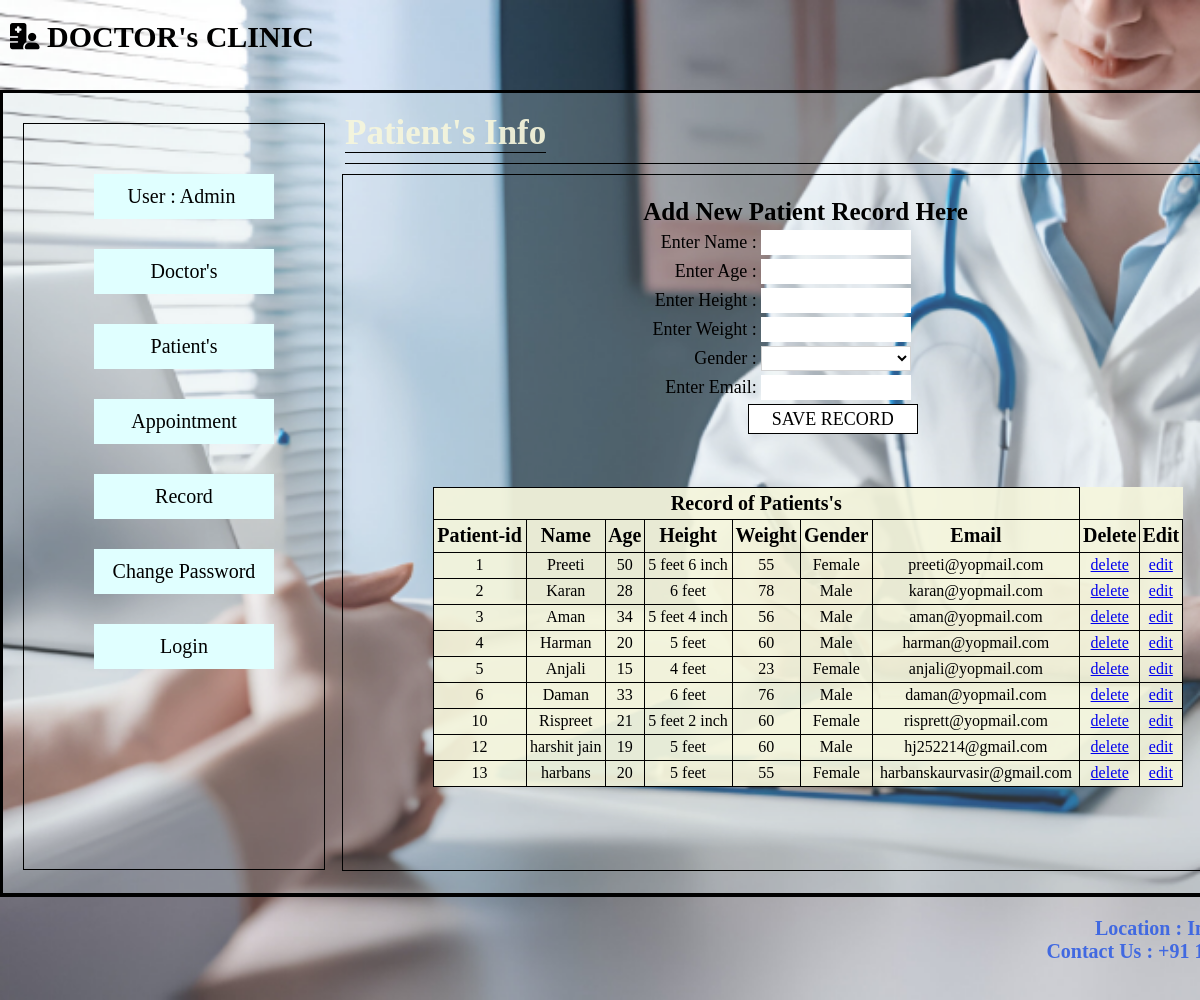
The app's page /patient.php with its own data.
### tables this page shows
CREATE TABLE `patient` (
  `pid` int(11) NOT NULL,
  `pname` varchar(255) NOT NULL,
  `age` varchar(11) NOT NULL,
  `height` varchar(255) NOT NULL,
  `weight` varchar(255) NOT NULL,
  `gender` varchar(255) NOT NULL,
  `email` varchar(255) NOT NULL
);

### patient.php (the view, shortened to what this page needs)
<?php 	session_start();
	Include('common/connect.php');
			?>
<html>
	<head>
		<link rel="stylesheet" href="css/style.css"/>
	</head>
	<body>
	<?php include('common/header.php')?>
			<div class="right">
				<div class="head">
					<span><b id="about">Patient's Info</b></span>
				</div>
				<div class="enter">
					<form class="form" method="POST">
					     <table class="doctor">
							<tr>
								<th colspan="2">Add New Patient Record Here<th>
							</tr>
							<tr>
								<td>Enter Name :</td>
								<td><input type="text" name="name" required value="<?php if(!empty($row['pname'])) echo $row['pname']; ?>"/></td>
							</tr>
							<tr>
								<td>Enter Age  :</td>
								<td><input type="text" name="age" required value="<?php if(!empty($row['age'])) echo $row['age']; ?>"/><td>
							</tr>
							<tr>
								<td>Enter Height :</td>
								<td><input type="text" name="height" required value="<?php if(!empty($row['height'])) echo $row['height']; ?>"/><td>
							</tr>
							<tr>
								<td>Enter Weight :</td>
								<td><input type="text" name="weight" required value="<?php if(!empty($row['weight'])) echo $row['weight']; ?>"/> <td>
							</tr>
							<tr>
								<td>Gender :</td>
								<td><select name="gender">
									<option readonly ></option>
									<option>Female</option>
								</select><td>
							</tr>
							<tr>
								<td>Enter Email:</td>
								<td><input type="email" name="email" required value="<?php if(!empty($row['email'])) echo $row['email']; ?>"/> <td>
							</tr>
							<tr>
								<td colspan="2"><input type="submit" name="save" value="SAVE RECORD" id="save1"/></td>
							</tr>
						</table>
					</form>
					<table id="table1">
							<tr>
								<th colspan="7">Record of Patients's </th>
							</tr>
							<tr>
								<th>Patient-id </th>
								<th>Name</th>
								<th>Age</th>
								<th>Height</th>
								<th>Weight</th>
								<th>Gender</th>
								<th>Email</th>
								<th>Delete </th>
								<th>Edit</th>
							</tr>
							<?php
								$query="select * from patient ";
								$result=mysqli_query($connect,$query);
								while($row=mysqli_fetch_assoc($result))
								{
									?>
							<tr>
								<td><?php  echo $row['pid']?></td>
								<td><?php  echo $row['pname']?></td>
								<td><?php  echo $row['age']?></td>
								<td><?php  echo $row['height']?></td>
								<td><?php  echo $row['weight']?></td>
								<td><?php  echo $row['gender']?></td>
								<td><?php  echo $row['email']?></td>
								<td><a href="patient.php?deid=<?php  echo $row['pid']?>">delete</a></td>
								<td><a href="patient.php?eid=<?php  echo $row['pid']?>">edit</a></td>
							</tr>
							<?php
								}
								?>
						</table>
				</div>
			</div>
		</div>
	<?php Include('common/footer.php'); ?>
	</body>
</html>

### css/style.css (style rules this page uses)
body,html { margin:0px; padding:0px; }
.right { height:780px; width:945px; float:left; margin:10px; }
.head { width:930px; height:50px; border-bottom:1px solid black; padding-top:10px; margin-left:10px; }
.enter { height:695px; width:930px; border:1px solid black; margin:auto; margin-top:10px; }
.form { margin:10px; }
.form td { font-size:18px; }
.form th { font-size:25px; }
.form input { font-family:garamond; width:110px; height:25px; font-size:18px; width:150px; border:none; }
.form select { background-color:white; width:150px; height:25px; margin-right:40px; border:1px solid lightgrey; }
.form input[type="submit"] { background-color:white; width:170px; height:30px; border:1px solid black; margin-right:30px; }
#save1 { background-color:white; width:170px; height:30px; border:1px solid black; margin-right:50px; }
#table1 { height:300px; width:750px; border-collapse:collapse; margin:auto; margin-top:50px; background-color:#f5f5dced ; }
#table1 th { border:1px solid black; text-align:center; font-size:20px; }
#table1 td { border:1px solid black; text-align:center; }
#about { font-family:garamond; font-size:35px; font-weight:bold; color:#f5f5dced; padding-top:10px; border-bottom:1px solid black; }
.doctor { margin:auto; margin-top:20px; }
.doctor td:nth-child(1) { text-align:right; }

### records on screen
patient: pid "1", pname "Preeti", age "50", height "5 feet 6 inch", weight "55", gender "Female", email "preeti@yopmail.com"
patient: pid "2", pname "Karan", age "28", height "6 feet", weight "78", gender "Male", email "karan@yopmail.com"
patient: pid "3", pname "Aman", age "34", height "5 feet 4 inch", weight "56", gender "Male", email "aman@yopmail.com"
patient: pid "4", pname "Harman", age "20", height "5 feet", weight "60", gender "Male", email "harman@yopmail.com"
patient: pid "5", pname "Anjali", age "15", height "4 feet", weight "23", gender "Female", email "anjali@yopmail.com"
patient: pid "6", pname "Daman", age "33", height "6 feet", weight "76", gender "Male", email "daman@yopmail.com"
patient: pid "10", pname "Rispreet", age "21", height "5 feet 2 inch", weight "60", gender "Female", email "risprett@yopmail.com"
patient: pid "12", pname "harshit jain", age "19", height "5 feet", weight "60", gender "Male", email "hj252214@gmail.com"
patient: pid "13", pname "harbans", age "20", height "5 feet", weight "55", gender "Female", email "harbanskaurvasir@gmail.com"
